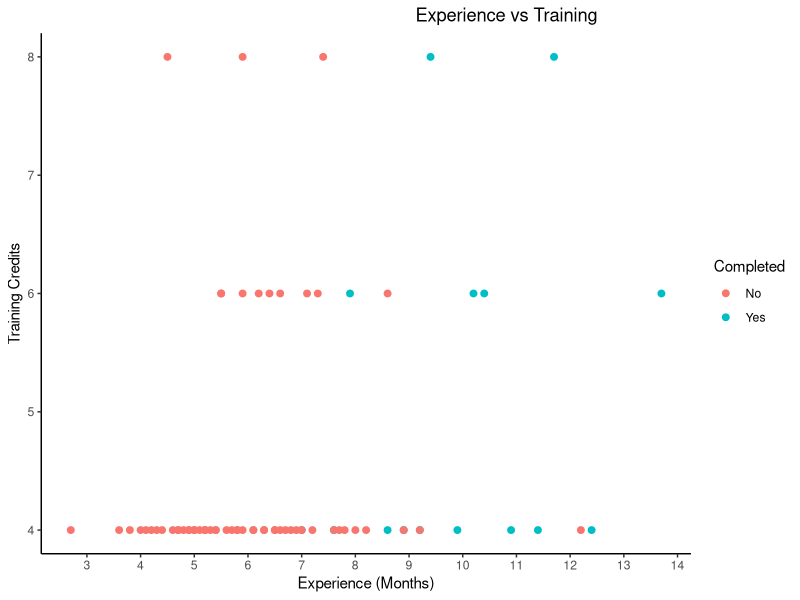

This figure's R source:
## ---- chunk 1
knitr::opts_chunk$set(echo = TRUE)
## ---- chunk 2

library(tidyverse)
library(leaps)
library(caret)
library(gplots)
library(plyr)

SysAdmin.df <- read.csv("SystemAdministrators.csv")

SysAdmin.df$Completed.task <- as.factor(SysAdmin.df$Completed.task)
Completed <- SysAdmin.df$Completed.task

ggplot(SysAdmin.df) + 
  geom_point(aes(x = Experience, y = Training, color = Completed), size = 2) +
  theme_classic()+
  xlab('Experience (Months)') +
  ylab('Training Credits') +
  ggtitle('Experience vs Training') +
  theme(plot.title = element_text(hjust = 0.8)) +
  scale_x_continuous(breaks = pretty(SysAdmin.df$Experience, n = 14))

## ---- chunk 3

options(scipen = 1429)

logit.reg <- glm(Completed.task ~ Experience + Training, 
                 data = SysAdmin.df, family = "binomial")

summary(logit.reg)

## ---- chunk 4

training.df <- SysAdmin.df
logit.reg.point.pred.training <- predict(logit.reg, data = training.df, type = "response")

training.df$Completed.task <- revalue(training.df$Completed.task, c("Yes"=1))
training.df$Completed.task <- revalue(training.df$Completed.task, c("No"=0))
confusionMatrix(as.factor(as.numeric(logit.reg.point.pred.training>0.5)), training.df$Completed.task)
